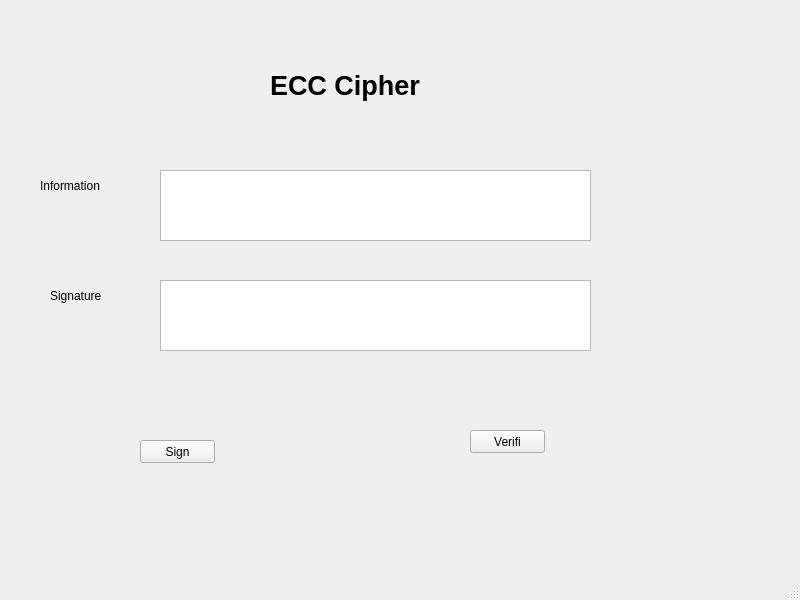
<?xml version="1.0" encoding="UTF-8"?>
<ui version="4.0">
 <class>MainWindow</class>
 <widget class="QMainWindow" name="MainWindow">
  <property name="geometry">
   <rect>
    <x>0</x>
    <y>0</y>
    <width>800</width>
    <height>600</height>
   </rect>
  </property>
  <property name="windowTitle">
   <string>MainWindow</string>
  </property>
  <widget class="QWidget" name="centralwidget">
   <widget class="QLabel" name="label">
    <property name="geometry">
     <rect>
      <x>270</x>
      <y>40</y>
      <width>211</width>
      <height>91</height>
     </rect>
    </property>
    <property name="font">
     <font>
      <pointsize>20</pointsize>
      <weight>75</weight>
      <bold>true</bold>
     </font>
    </property>
    <property name="text">
     <string>ECC Cipher</string>
    </property>
   </widget>
   <widget class="QLabel" name="label_2">
    <property name="geometry">
     <rect>
      <x>40</x>
      <y>170</y>
      <width>71</width>
      <height>31</height>
     </rect>
    </property>
    <property name="text">
     <string>Information</string>
    </property>
   </widget>
   <widget class="QLabel" name="label_3">
    <property name="geometry">
     <rect>
      <x>50</x>
      <y>280</y>
      <width>61</width>
      <height>31</height>
     </rect>
    </property>
    <property name="text">
     <string>Signature</string>
    </property>
   </widget>
   <widget class="QPlainTextEdit" name="txt_In">
    <property name="geometry">
     <rect>
      <x>160</x>
      <y>170</y>
      <width>431</width>
      <height>71</height>
     </rect>
    </property>
   </widget>
   <widget class="QPlainTextEdit" name="txt_si">
    <property name="geometry">
     <rect>
      <x>160</x>
      <y>280</y>
      <width>431</width>
      <height>71</height>
     </rect>
    </property>
   </widget>
   <widget class="QPushButton" name="btn_Sign">
    <property name="geometry">
     <rect>
      <x>140</x>
      <y>440</y>
      <width>75</width>
      <height>23</height>
     </rect>
    </property>
    <property name="text">
     <string>Sign</string>
    </property>
   </widget>
   <widget class="QPushButton" name="btn_verifi">
    <property name="geometry">
     <rect>
      <x>470</x>
      <y>430</y>
      <width>75</width>
      <height>23</height>
     </rect>
    </property>
    <property name="text">
     <string>Verifi</string>
    </property>
   </widget>
  </widget>
  <widget class="QMenuBar" name="menubar">
   <property name="geometry">
    <rect>
     <x>0</x>
     <y>0</y>
     <width>800</width>
     <height>21</height>
    </rect>
   </property>
  </widget>
  <widget class="QStatusBar" name="statusbar"/>
 </widget>
 <resources/>
 <connections/>
</ui>
